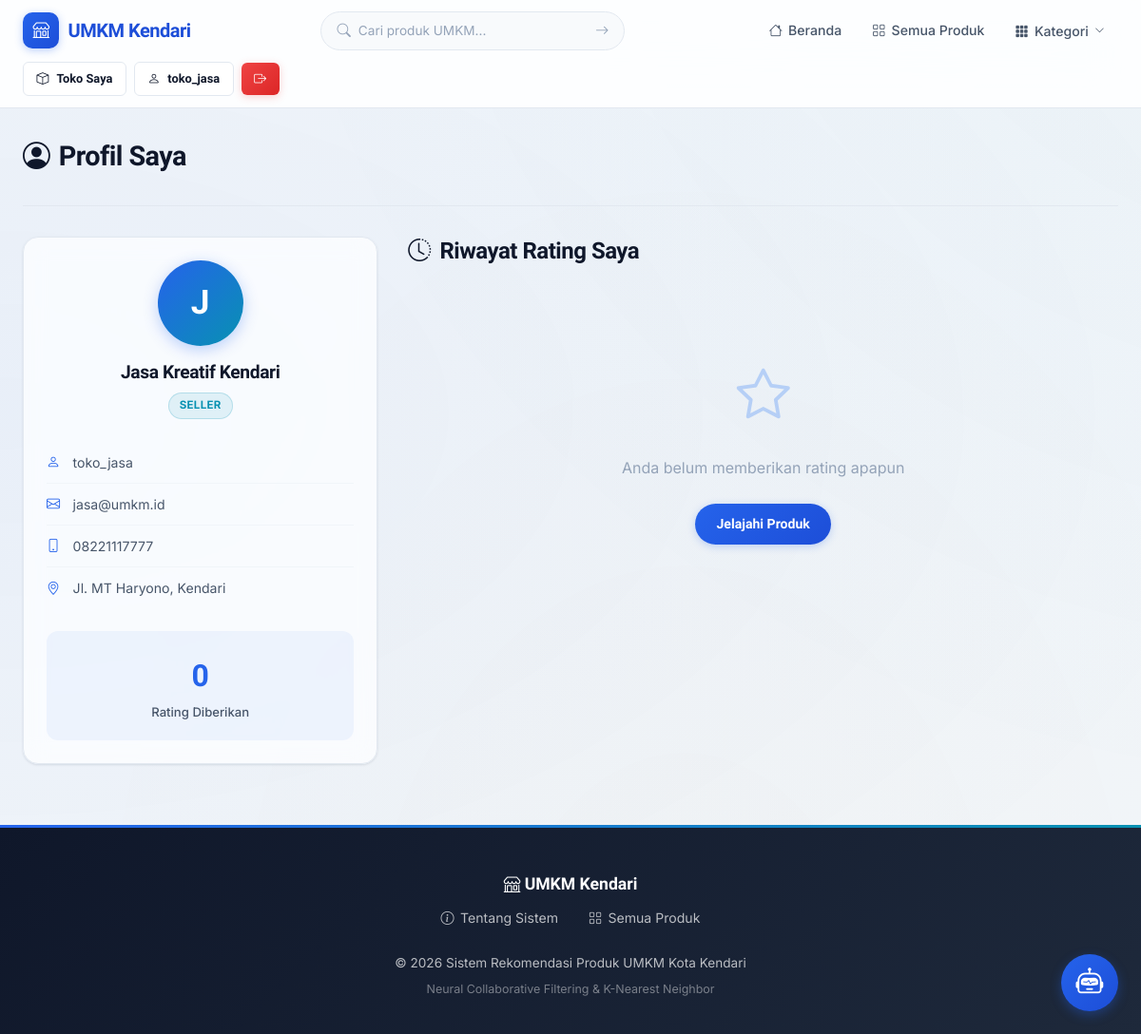
The app's page /profil (signed in) with its own data.
### tables this page shows
CREATE TABLE users (
            id INTEGER PRIMARY KEY AUTOINCREMENT,
            username TEXT UNIQUE NOT NULL,
            email TEXT UNIQUE NOT NULL,
            password_hash TEXT NOT NULL,
            role TEXT NOT NULL DEFAULT 'buyer' CHECK(role IN ('admin','seller','buyer')),
            nama_lengkap TEXT NOT NULL,
            alamat TEXT DEFAULT '',
            no_telepon TEXT DEFAULT '',
            created_at TIMESTAMP DEFAULT CURRENT_TIMESTAMP
        );

### routes/main.py (the view)
@main_bp.route('/profil')
@login_required
def profil():
    user_ratings = Rating.get_by_user(current_user.id)
    rating_count = len(user_ratings)
    kategori_list = Kategori.get_all()
    return render_template('user/profil.html',
                           user_ratings=user_ratings,
                           rating_count=rating_count,
                           kategori_list=kategori_list)

### models/database.py (called while the page is built)
def get_db():
    from flask import g
    if 'db' not in g:
        g.db = sqlite3.connect(DATABASE)
        g.db.row_factory = sqlite3.Row
        g.db.execute("PRAGMA foreign_keys = ON")
    return g.db

### models/kategori.py (called while the page is built)
    @staticmethod
    def get_all():
        db = get_db()
        rows = db.execute('SELECT * FROM kategori ORDER BY nama').fetchall()
        return [Kategori(**dict(row)) for row in rows]

### models/rating.py (called while the page is built)
    @staticmethod
    def get_by_user(user_id):
        db = get_db()
        rows = db.execute('''
            SELECT r.*, p.nama as produk_nama
            FROM ratings r
            JOIN produk p ON r.produk_id = p.id
            WHERE r.user_id = ?
            ORDER BY r.created_at DESC
        ''', (user_id,)).fetchall()
        return [Rating(**dict(row)) for row in rows]

### models/user.py (called while the page is built)
    @staticmethod
    def get_by_id(user_id):
        db = get_db()
        row = db.execute('SELECT * FROM users WHERE id = ?', (user_id,)).fetchone()
        if row:
            return User(**dict(row))
        return None

### templates/user/profil.html (shortened to what this page needs)
{% extends "base.html" %}
{% block content %}
<div class="container">
    <div class="dashboard-header">
        <h1><i class="bi bi-person-circle"></i> Profil Saya</h1>
    </div>
    <div style="display: grid; grid-template-columns: 1fr 2fr; gap: 2rem; align-items: start;">
        <div class="glass-card" style="text-align: center;">
            <div style="margin-bottom: 1.5rem;">
                <div style="width: 90px; height: 90px; border-radius: 50%; background: linear-gradient(135deg, var(--primary), var(--secondary)); display: flex; align-items: center; justify-content: center; margin: 0 auto 1rem; font-size: 2.2rem; color: white; font-family: 'Plus Jakarta Sans', sans-serif; font-weight: 700; box-shadow: 0 4px 16px rgba(37, 99, 235, 0.3);">
                    {{ current_user.nama_lengkap[0]|upper }}
                </div>
                <h3 style="font-size: 1.2rem; margin-bottom: 0.4rem;">{{ current_user.nama_lengkap }}</h3>
                <span class="role-badge {{ current_user.role }}">{{ current_user.role|upper }}</span>
            </div>
            <div style="font-size: 0.88rem; text-align: left;">
                <div style="padding: 0.6rem 0; border-bottom: 1px solid var(--border-light); color: var(--text-secondary); display: flex; align-items: center; gap: 0.6rem;">
                    <i class="bi bi-person" style="color: var(--primary); width: 18px;"></i> {{ current_user.username }}
                </div>
                <div style="padding: 0.6rem 0; border-bottom: 1px solid var(--border-light); color: var(--text-secondary); display: flex; align-items: center; gap: 0.6rem;">
                    <i class="bi bi-envelope" style="color: var(--primary); width: 18px;"></i> {{ current_user.email }}
                </div>
                {% if current_user.no_telepon %}
                <div style="padding: 0.6rem 0; border-bottom: 1px solid var(--border-light); color: var(--text-secondary); display: flex; align-items: center; gap: 0.6rem;">
                    <i class="bi bi-phone" style="color: var(--primary); width: 18px;"></i> {{ current_user.no_telepon }}
                </div>
                {% endif %}
                {% if current_user.alamat %}
                <div style="padding: 0.6rem 0; color: var(--text-secondary); display: flex; align-items: center; gap: 0.6rem;">
                    <i class="bi bi-geo-alt" style="color: var(--primary); width: 18px;"></i> {{ current_user.alamat }}
                </div>
                {% endif %}
            </div>
            <div style="margin-top: 1.5rem; background: var(--bg-highlight); border-radius: var(--radius-md); padding: 1.2rem; text-align: center;">
                <div style="font-size: 2rem; font-weight: 800; color: var(--primary); font-family: 'Plus Jakarta Sans', sans-serif;">{{ rating_count }}</div>
                <div style="font-size: 0.82rem; color: var(--text-secondary); font-weight: 500;">Rating Diberikan</div>
            </div>
        </div>
        <div>
            <div class="section-header">
                <h2><i class="bi bi-clock-history"></i> Riwayat Rating Saya</h2>
            </div>
            {% if user_ratings %}
                {% for rating in user_ratings %}
                <div class="review-card">
                    <div class="review-header">
                        <div style="display: flex; align-items: center; gap: 0.5rem;">
                            <a href="{{ url_for('main.detail_produk', produk_id=rating.produk_id) }}" style="font-weight: 700; color: var(--text-primary);">
                                {{ rating.produk_nama }}
                            </a>
                            <span class="stars" style="color: var(--accent); font-size: 0.88rem;">
                                {% for i in range(5) %}
                                    {% if i < rating.score %}★{% else %}☆{% endif %}
                                {% endfor %}
                            </span>
                        </div>
                        <span class="review-date">{{ rating.created_at }}</span>
                    </div>
                    {% if rating.review %}
                    <p class="review-text">{{ rating.review }}</p>
                    {% endif %}
                </div>
                {% endfor %}
            {% else %}
                <div class="empty-state">
                    <i class="bi bi-star"></i>
                    <p>Anda belum memberikan rating apapun</p>
                    <a href="{{ url_for('main.index') }}" class="btn btn-primary mt-2" style="border-radius: var(--radius-full);">Jelajahi Produk</a>
                </div>
            {% endif %}
        </div>
    </div>
</div>
{% endblock %}

### templates/base.html (shortened to what this page needs)
<!DOCTYPE html>
<html lang="id">
<head>
    <link rel="stylesheet" href="{{ url_for('static', filename='css/style.css') }}">
    <link rel="stylesheet" href="https://cdn.jsdelivr.net/npm/bootstrap-icons@1.11.3/font/bootstrap-icons.min.css">
    <link rel="stylesheet" href="https://cdn.jsdelivr.net/npm/sweetalert2@11/dist/sweetalert2.min.css">
</head>
<body>
    <nav class="navbar" id="mainNav">
        <div class="container">
            <a href="{{ url_for('main.index') }}" class="navbar-brand">
                <span class="brand-icon"><i class="bi bi-shop"></i></span>
                UMKM Kendari
            </a>
            <form action="{{ url_for('main.search') }}" method="GET" class="nav-search">
                <i class="bi bi-search"></i>
                <input type="text" name="q" placeholder="Cari produk UMKM..." value="{{ request.args.get('q', '') }}">
                <button type="submit"><i class="bi bi-arrow-right"></i></button>
            </form>
            <ul class="navbar-nav">
                <li><a href="{{ url_for('main.index') }}" class="nav-link {% if request.endpoint == 'main.index' %}active{% endif %}"><i class="bi bi-house"></i> Beranda</a></li>
                <li><a href="{{ url_for('main.list_produk') }}" class="nav-link {% if request.endpoint == 'main.list_produk' and not request.args.get('kategori') %}active{% endif %}"><i class="bi bi-grid"></i> Semua Produk</a></li>
                {% if kategori_list %}
                <li class="nav-dropdown">
                    <button class="nav-link nav-dropdown-toggle" id="kategoriDropdownBtn" aria-expanded="false">
                        <i class="bi bi-grid-3x3-gap-fill"></i> Kategori
                        <i class="bi bi-chevron-down nav-dropdown-chevron"></i>
                    </button>
                </li>
                {% endif %}
            </ul>
            <div class="nav-auth">
                {% if current_user.is_authenticated %}
                    {% if current_user.role == 'admin' %}
                        <a href="{{ url_for('admin.dashboard') }}" class="btn btn-sm btn-secondary"><i class="bi bi-gear"></i> Admin</a>
                    {% elif current_user.role == 'seller' %}
                        <a href="{{ url_for('seller.dashboard') }}" class="btn btn-sm btn-secondary"><i class="bi bi-box"></i> Toko Saya</a>
                    {% endif %}
                    <a href="{{ url_for('main.profil') }}" class="btn btn-sm btn-secondary"><i class="bi bi-person"></i> {{ current_user.username }}</a>
                    <a href="{{ url_for('auth.logout') }}" class="btn btn-sm btn-danger"><i class="bi bi-box-arrow-right"></i></a>
                {% else %}
                    <a href="{{ url_for('auth.login') }}" class="btn btn-sm btn-secondary">Masuk</a>
                    <a href="{{ url_for('auth.register') }}" class="btn btn-sm btn-primary">Daftar</a>
                {% endif %}
            </div>
        </div>
    </nav>
    <main>
        {% block content %}{% endblock %}
    </main>
    <footer class="footer">
        <div class="container">
            <div class="footer-brand">
                <i class="bi bi-shop"></i> UMKM Kendari
            </div>
            <div class="footer-links">
                <a href="{{ url_for('main.tentang') }}"><i class="bi bi-info-circle"></i> Tentang Sistem</a>
                <a href="{{ url_for('main.list_produk') }}"><i class="bi bi-grid"></i> Semua Produk</a>
            </div>
            <p>&copy; 2026 Sistem Rekomendasi Produk UMKM Kota Kendari</p>
            <p style="margin-top: 0.3rem; font-size: 0.78rem; opacity: 0.6;">Neural Collaborative Filtering & K-Nearest Neighbor</p>
        </div>
    </footer>
    {% include "partials/chatbot_widget.html" %}
</body>
</html>

### records on screen
users: username "toko_jasa", nama_lengkap "J", nama_lengkap "Jasa Kreatif Kendari", role "SELLER", email "jasa@umkm.id", no_telepon "08221117777", alamat "Jl. MT Haryono, Kendari"

### other values on screen
{{ rating_count }} "0"
